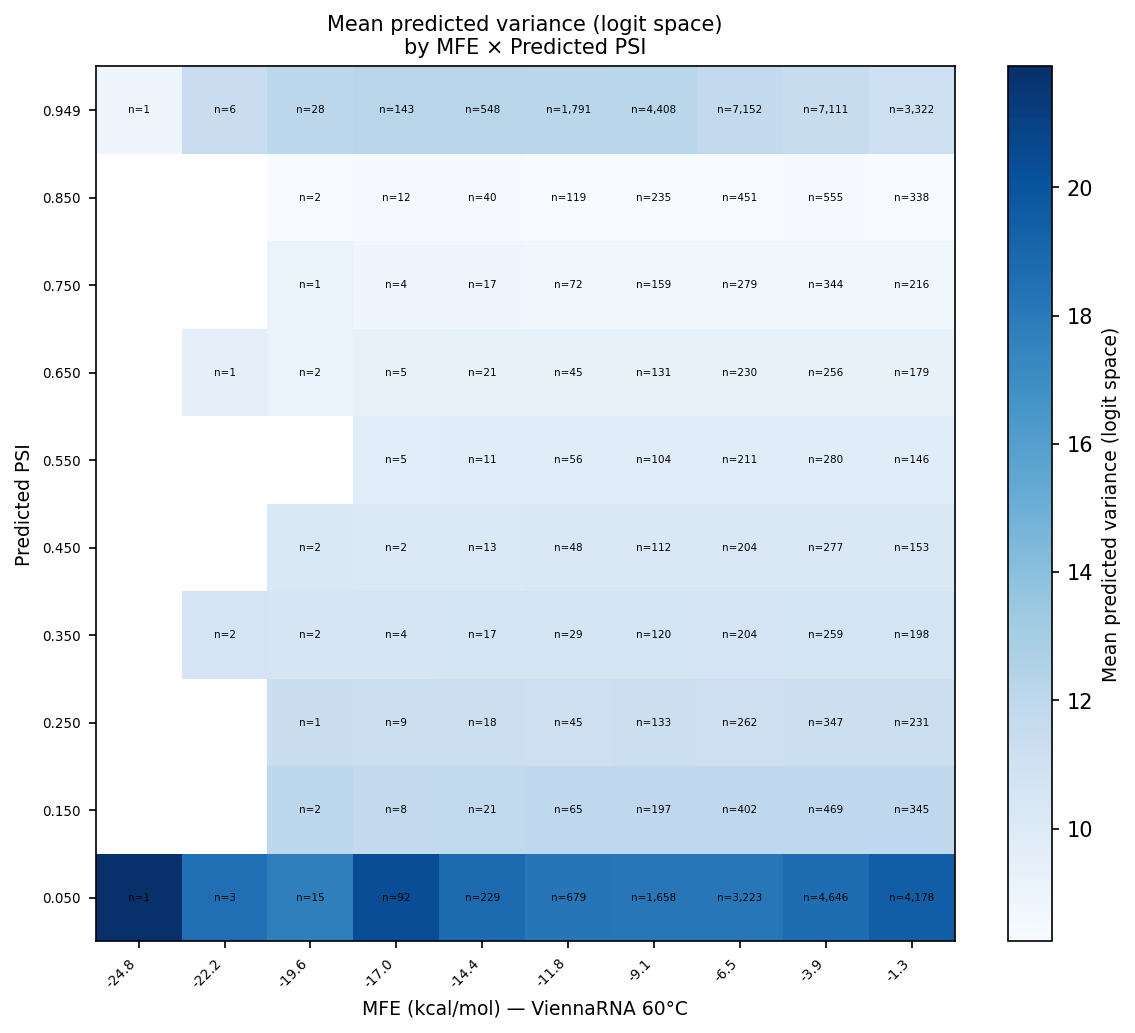

The script that saved this image:
"""
2D heatmap: mean predicted variance per (MFE_vienna60 × predicted_PSI_vienna60_unc) cell.

x-axis : MFE_vienna60             – 10 equal-frequency bins
y-axis : predicted_PSI_vienna60_unc – 10 equal-frequency bins
colour : mean var_vienna60_unc (logit-space variance) per cell
Each cell is annotated with the sample count n=.
"""

from __future__ import annotations

from pathlib import Path

import matplotlib
import matplotlib.pyplot as plt
import numpy as np
import pandas as pd

matplotlib.use("Agg")

# ── Paths ──────────────────────────────────────────────────────────────────────

BASE  = Path(__file__).resolve().parent.parent.parent
DATA  = BASE / "data" / "test_annotated.csv"
OUT   = Path(__file__).resolve().parent
OUT.mkdir(parents=True, exist_ok=True)

# ── Load ───────────────────────────────────────────────────────────────────────

df = pd.read_csv(DATA, usecols=["MFE_vienna60", "predicted_PSI_vienna60_unc", "var_vienna60_unc"])
df = df.dropna().reset_index(drop=True)
print(f"Loaded {len(df):,} examples")

x = df["MFE_vienna60"].values.astype(float)           # x-axis (MFE, kcal/mol)
y = df["predicted_PSI_vienna60_unc"].values.astype(float)  # y-axis (predicted PSI)
v = df["var_vienna60_unc"].values.astype(float)        # colour (variance, logit space)

# ── Equal-frequency binning ───────────────────────────────────────────────────

N_BINS = 10

def make_even_bins(values: np.ndarray, n_bins: int) -> tuple[np.ndarray, np.ndarray]:
    """Return (bin_indices 0..n-1, bin_edges length n+1) via equal-width cut."""
    edges = np.linspace(values.min(), values.max(), n_bins + 1)
    edges[0]  -= 1e-10                          # ensure minimum value is included
    edges[-1] += 1e-10                          # ensure maximum value is included
    labels = pd.cut(values, bins=edges, labels=False, include_lowest=True)
    arr = np.asarray(labels)
    return arr.astype(int), edges

xi, x_edges = make_even_bins(x, N_BINS)
yi, y_edges = make_even_bins(y, N_BINS)

nx = len(x_edges) - 1
ny = len(y_edges) - 1

# ── Build grid ────────────────────────────────────────────────────────────────

grid   = np.full((nx, ny), np.nan)
counts = np.zeros((nx, ny), dtype=int)

for i in range(nx):
    for j in range(ny):
        mask = (xi == i) & (yi == j)
        n = int(mask.sum())
        counts[i, j] = n
        if n > 0:
            grid[i, j] = v[mask].mean()

# ── Midpoints for tick labels ─────────────────────────────────────────────────

x_mids = 0.5 * (x_edges[:-1] + x_edges[1:])
y_mids = 0.5 * (y_edges[:-1] + y_edges[1:])

# ── Plot ──────────────────────────────────────────────────────────────────────

fig, ax = plt.subplots(figsize=(8, 7))

vmin = float(np.nanmin(grid))
vmax = float(np.nanmax(grid))

m = ax.pcolormesh(x_edges, y_edges, grid.T, cmap="Blues", vmin=vmin, vmax=vmax)
cbar = plt.colorbar(m, ax=ax)
cbar.set_label("Mean predicted variance (logit space)", fontsize=9)

# Per-cell n= annotations
for i in range(nx):
    for j in range(ny):
        if counts[i, j] > 0:
            xc = 0.5 * (x_edges[i] + x_edges[i + 1])
            yc = 0.5 * (y_edges[j] + y_edges[j + 1])
            ax.text(xc, yc, f"n={counts[i, j]:,}",
                    ha="center", va="center", fontsize=5,
                    color="black", clip_on=True)

# Tick labels at bin midpoints
ax.set_xticks(x_mids)
ax.set_xticklabels([f"{v:.1f}" for v in x_mids], fontsize=6.5, rotation=45, ha="right")
ax.set_yticks(y_mids)
ax.set_yticklabels([f"{v:.3f}" for v in y_mids], fontsize=6.5)

ax.set_xlabel("MFE (kcal/mol) — ViennaRNA 60°C", fontsize=9)
ax.set_ylabel("Predicted PSI", fontsize=9)
ax.set_title(
    "Mean predicted variance (logit space)\nby MFE × Predicted PSI",
    fontsize=10,
)

fig.tight_layout()
out_path = OUT / "heatmap_variance_mfe_psi.png"
plt.savefig(out_path, dpi=150, bbox_inches="tight")
plt.close()
print(f"Saved {out_path}")
